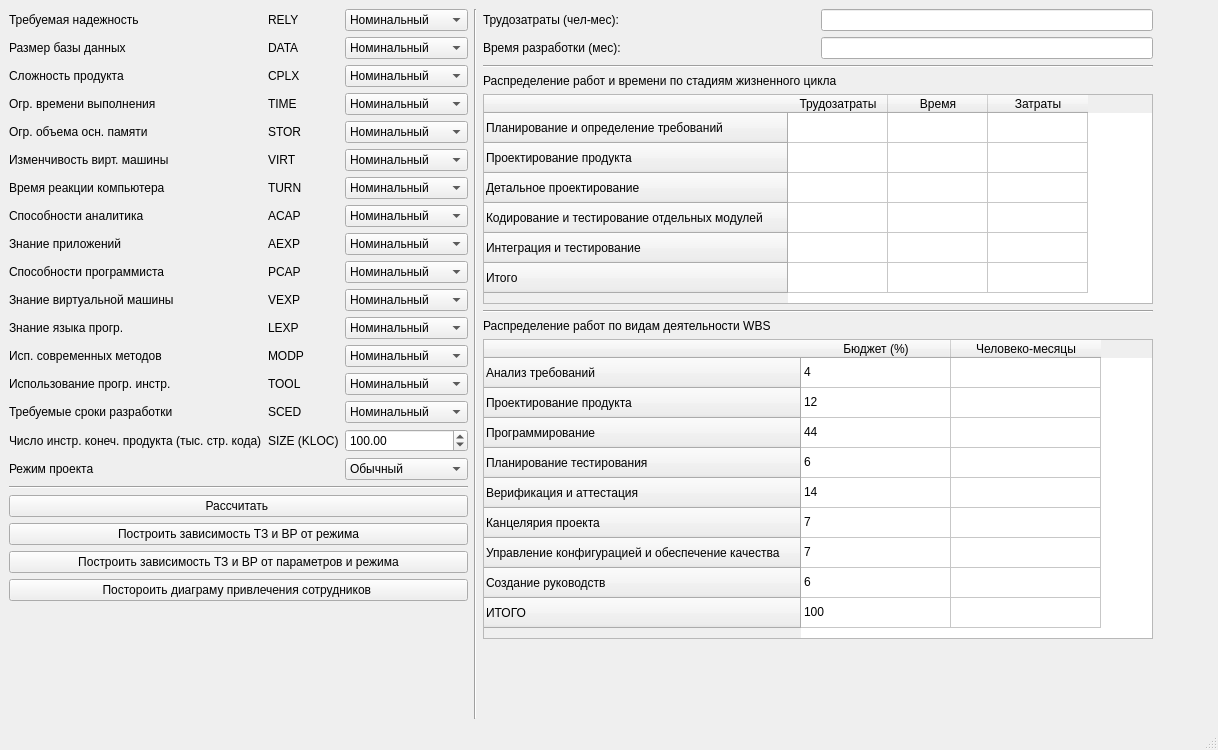
<?xml version="1.0" encoding="UTF-8"?>
<ui version="4.0">
 <class>MainWindow</class>
 <widget class="QMainWindow" name="MainWindow">
  <property name="geometry">
   <rect>
    <x>0</x>
    <y>0</y>
    <width>1218</width>
    <height>750</height>
   </rect>
  </property>
  <property name="windowTitle">
   <string>ЭПИ ЛР №6 Вар. 4</string>
  </property>
  <widget class="QWidget" name="centralwidget">
   <layout class="QHBoxLayout" name="horizontalLayout">
    <item>
     <layout class="QVBoxLayout" name="verticalLayout">
      <item>
       <layout class="QGridLayout" name="gridLayout">
        <item row="14" column="2">
         <widget class="QComboBox" name="scedComboBox">
          <property name="sizePolicy">
           <sizepolicy hsizetype="Minimum" vsizetype="Minimum">
            <horstretch>0</horstretch>
            <verstretch>0</verstretch>
           </sizepolicy>
          </property>
          <property name="currentIndex">
           <number>2</number>
          </property>
          <item>
           <property name="text">
            <string>Очень низкий</string>
           </property>
          </item>
          <item>
           <property name="text">
            <string>Низкий</string>
           </property>
          </item>
          <item>
           <property name="text">
            <string>Номинальный</string>
           </property>
          </item>
          <item>
           <property name="text">
            <string>Высокий</string>
           </property>
          </item>
          <item>
           <property name="text">
            <string>Очень высокий</string>
           </property>
          </item>
         </widget>
        </item>
        <item row="12" column="2">
         <widget class="QComboBox" name="modpComboBox">
          <property name="sizePolicy">
           <sizepolicy hsizetype="Minimum" vsizetype="Minimum">
            <horstretch>0</horstretch>
            <verstretch>0</verstretch>
           </sizepolicy>
          </property>
          <property name="currentIndex">
           <number>2</number>
          </property>
          <item>
           <property name="text">
            <string>Очень низкий</string>
           </property>
          </item>
          <item>
           <property name="text">
            <string>Низкий</string>
           </property>
          </item>
          <item>
           <property name="text">
            <string>Номинальный</string>
           </property>
          </item>
          <item>
           <property name="text">
            <string>Высокий</string>
           </property>
          </item>
          <item>
           <property name="text">
            <string>Очень высокий</string>
           </property>
          </item>
         </widget>
        </item>
        <item row="5" column="1">
         <widget class="QLabel" name="label_6">
          <property name="sizePolicy">
           <sizepolicy hsizetype="Minimum" vsizetype="Minimum">
            <horstretch>0</horstretch>
            <verstretch>0</verstretch>
           </sizepolicy>
          </property>
          <property name="text">
           <string>VIRT</string>
          </property>
         </widget>
        </item>
        <item row="0" column="0">
         <widget class="QLabel" name="label_20">
          <property name="sizePolicy">
           <sizepolicy hsizetype="Minimum" vsizetype="Minimum">
            <horstretch>0</horstretch>
            <verstretch>0</verstretch>
           </sizepolicy>
          </property>
          <property name="text">
           <string>Требуемая надежность</string>
          </property>
         </widget>
        </item>
        <item row="8" column="0">
         <widget class="QLabel" name="label_29">
          <property name="sizePolicy">
           <sizepolicy hsizetype="Minimum" vsizetype="Minimum">
            <horstretch>0</horstretch>
            <verstretch>0</verstretch>
           </sizepolicy>
          </property>
          <property name="text">
           <string>Знание приложений</string>
          </property>
         </widget>
        </item>
        <item row="11" column="2">
         <widget class="QComboBox" name="lexpComboBox">
          <property name="sizePolicy">
           <sizepolicy hsizetype="Minimum" vsizetype="Minimum">
            <horstretch>0</horstretch>
            <verstretch>0</verstretch>
           </sizepolicy>
          </property>
          <property name="currentIndex">
           <number>2</number>
          </property>
          <item>
           <property name="text">
            <string>Очень низкий</string>
           </property>
          </item>
          <item>
           <property name="text">
            <string>Низкий</string>
           </property>
          </item>
          <item>
           <property name="text">
            <string>Номинальный</string>
           </property>
          </item>
          <item>
           <property name="text">
            <string>Высокий</string>
           </property>
          </item>
         </widget>
        </item>
        <item row="1" column="1">
         <widget class="QLabel" name="label_2">
          <property name="sizePolicy">
           <sizepolicy hsizetype="Minimum" vsizetype="Minimum">
            <horstretch>0</horstretch>
            <verstretch>0</verstretch>
           </sizepolicy>
          </property>
          <property name="text">
           <string>DATA</string>
          </property>
         </widget>
        </item>
        <item row="7" column="2">
         <widget class="QComboBox" name="acapComboBox">
          <property name="sizePolicy">
           <sizepolicy hsizetype="Minimum" vsizetype="Minimum">
            <horstretch>0</horstretch>
            <verstretch>0</verstretch>
           </sizepolicy>
          </property>
          <property name="currentIndex">
           <number>2</number>
          </property>
          <item>
           <property name="text">
            <string>Очень низкий</string>
           </property>
          </item>
          <item>
           <property name="text">
            <string>Низкий</string>
           </property>
          </item>
          <item>
           <property name="text">
            <string>Номинальный</string>
           </property>
          </item>
          <item>
           <property name="text">
            <string>Высокий</string>
           </property>
          </item>
          <item>
           <property name="text">
            <string>Очень высокий</string>
           </property>
          </item>
         </widget>
        </item>
        <item row="3" column="2">
         <widget class="QComboBox" name="timeComboBox">
          <property name="sizePolicy">
           <sizepolicy hsizetype="Minimum" vsizetype="Minimum">
            <horstretch>0</horstretch>
            <verstretch>0</verstretch>
           </sizepolicy>
          </property>
          <property name="currentIndex">
           <number>0</number>
          </property>
          <item>
           <property name="text">
            <string>Номинальный</string>
           </property>
          </item>
          <item>
           <property name="text">
            <string>Высокий</string>
           </property>
          </item>
          <item>
           <property name="text">
            <string>Очень высокий</string>
           </property>
          </item>
         </widget>
        </item>
        <item row="13" column="0">
         <widget class="QLabel" name="label_35">
          <property name="sizePolicy">
           <sizepolicy hsizetype="Minimum" vsizetype="Minimum">
            <horstretch>0</horstretch>
            <verstretch>0</verstretch>
           </sizepolicy>
          </property>
          <property name="text">
           <string>Использование прогр. инстр.</string>
          </property>
         </widget>
        </item>
        <item row="11" column="1">
         <widget class="QLabel" name="label_12">
          <property name="sizePolicy">
           <sizepolicy hsizetype="Minimum" vsizetype="Minimum">
            <horstretch>0</horstretch>
            <verstretch>0</verstretch>
           </sizepolicy>
          </property>
          <property name="text">
           <string>LEXP</string>
          </property>
         </widget>
        </item>
        <item row="10" column="2">
         <widget class="QComboBox" name="vexpComboBox">
          <property name="sizePolicy">
           <sizepolicy hsizetype="Minimum" vsizetype="Minimum">
            <horstretch>0</horstretch>
            <verstretch>0</verstretch>
           </sizepolicy>
          </property>
          <property name="currentIndex">
           <number>2</number>
          </property>
          <item>
           <property name="text">
            <string>Очень низкий</string>
           </property>
          </item>
          <item>
           <property name="text">
            <string>Низкий</string>
           </property>
          </item>
          <item>
           <property name="text">
            <string>Номинальный</string>
           </property>
          </item>
          <item>
           <property name="text">
            <string>Высокий</string>
           </property>
          </item>
         </widget>
        </item>
        <item row="6" column="0">
         <widget class="QLabel" name="label_24">
          <property name="sizePolicy">
           <sizepolicy hsizetype="Minimum" vsizetype="Minimum">
            <horstretch>0</horstretch>
            <verstretch>0</verstretch>
           </sizepolicy>
          </property>
          <property name="text">
           <string>Время реакции компьютера </string>
          </property>
         </widget>
        </item>
        <item row="9" column="2">
         <widget class="QComboBox" name="pcapComboBox">
          <property name="sizePolicy">
           <sizepolicy hsizetype="Minimum" vsizetype="Minimum">
            <horstretch>0</horstretch>
            <verstretch>0</verstretch>
           </sizepolicy>
          </property>
          <property name="currentIndex">
           <number>2</number>
          </property>
          <item>
           <property name="text">
            <string>Очень низкий</string>
           </property>
          </item>
          <item>
           <property name="text">
            <string>Низкий</string>
           </property>
          </item>
          <item>
           <property name="text">
            <string>Номинальный</string>
           </property>
          </item>
          <item>
           <property name="text">
            <string>Высокий</string>
           </property>
          </item>
          <item>
           <property name="text">
            <string>Очень высокий</string>
           </property>
          </item>
         </widget>
        </item>
        <item row="14" column="1">
         <widget class="QLabel" name="label_15">
          <property name="sizePolicy">
           <sizepolicy hsizetype="Minimum" vsizetype="Minimum">
            <horstretch>0</horstretch>
            <verstretch>0</verstretch>
           </sizepolicy>
          </property>
          <property name="text">
           <string>SCED</string>
          </property>
         </widget>
        </item>
        <item row="8" column="1">
         <widget class="QLabel" name="label_9">
          <property name="sizePolicy">
           <sizepolicy hsizetype="Minimum" vsizetype="Minimum">
            <horstretch>0</horstretch>
            <verstretch>0</verstretch>
           </sizepolicy>
          </property>
          <property name="text">
           <string>AEXP</string>
          </property>
         </widget>
        </item>
        <item row="9" column="1">
         <widget class="QLabel" name="label_10">
          <property name="sizePolicy">
           <sizepolicy hsizetype="Minimum" vsizetype="Minimum">
            <horstretch>0</horstretch>
            <verstretch>0</verstretch>
           </sizepolicy>
          </property>
          <property name="text">
           <string>PCAP</string>
          </property>
         </widget>
        </item>
        <item row="13" column="1">
         <widget class="QLabel" name="label_14">
          <property name="sizePolicy">
           <sizepolicy hsizetype="Minimum" vsizetype="Minimum">
            <horstretch>0</horstretch>
            <verstretch>0</verstretch>
           </sizepolicy>
          </property>
          <property name="text">
           <string>TOOL</string>
          </property>
         </widget>
        </item>
        <item row="8" column="2">
         <widget class="QComboBox" name="aexpComboBox">
          <property name="sizePolicy">
           <sizepolicy hsizetype="Minimum" vsizetype="Minimum">
            <horstretch>0</horstretch>
            <verstretch>0</verstretch>
           </sizepolicy>
          </property>
          <property name="currentIndex">
           <number>2</number>
          </property>
          <item>
           <property name="text">
            <string>Очень низкий</string>
           </property>
          </item>
          <item>
           <property name="text">
            <string>Низкий</string>
           </property>
          </item>
          <item>
           <property name="text">
            <string>Номинальный</string>
           </property>
          </item>
          <item>
           <property name="text">
            <string>Высокий</string>
           </property>
          </item>
          <item>
           <property name="text">
            <string>Очень высокий</string>
           </property>
          </item>
         </widget>
        </item>
        <item row="10" column="1">
         <widget class="QLabel" name="label_11">
          <property name="sizePolicy">
           <sizepolicy hsizetype="Minimum" vsizetype="Minimum">
            <horstretch>0</horstretch>
            <verstretch>0</verstretch>
           </sizepolicy>
          </property>
          <property name="text">
           <string>VEXP</string>
          </property>
         </widget>
        </item>
        <item row="1" column="0">
         <widget class="QLabel" name="label_21">
          <property name="sizePolicy">
           <sizepolicy hsizetype="Minimum" vsizetype="Minimum">
            <horstretch>0</horstretch>
            <verstretch>0</verstretch>
           </sizepolicy>
          </property>
          <property name="text">
           <string>Размер базы данных</string>
          </property>
         </widget>
        </item>
        <item row="5" column="2">
         <widget class="QComboBox" name="virtComboBox">
          <property name="sizePolicy">
           <sizepolicy hsizetype="Minimum" vsizetype="Minimum">
            <horstretch>0</horstretch>
            <verstretch>0</verstretch>
           </sizepolicy>
          </property>
          <property name="currentIndex">
           <number>1</number>
          </property>
          <item>
           <property name="text">
            <string>Низкий</string>
           </property>
          </item>
          <item>
           <property name="text">
            <string>Номинальный</string>
           </property>
          </item>
          <item>
           <property name="text">
            <string>Высокий</string>
           </property>
          </item>
          <item>
           <property name="text">
            <string>Очень высокий</string>
           </property>
          </item>
         </widget>
        </item>
        <item row="7" column="0">
         <widget class="QLabel" name="label_26">
          <property name="sizePolicy">
           <sizepolicy hsizetype="Minimum" vsizetype="Minimum">
            <horstretch>0</horstretch>
            <verstretch>0</verstretch>
           </sizepolicy>
          </property>
          <property name="text">
           <string>Способности аналитика</string>
          </property>
         </widget>
        </item>
        <item row="0" column="1">
         <widget class="QLabel" name="label">
          <property name="sizePolicy">
           <sizepolicy hsizetype="Minimum" vsizetype="Minimum">
            <horstretch>0</horstretch>
            <verstretch>0</verstretch>
           </sizepolicy>
          </property>
          <property name="text">
           <string>RELY</string>
          </property>
         </widget>
        </item>
        <item row="15" column="2">
         <widget class="QDoubleSpinBox" name="sizeSpinBox">
          <property name="sizePolicy">
           <sizepolicy hsizetype="Minimum" vsizetype="Minimum">
            <horstretch>0</horstretch>
            <verstretch>0</verstretch>
           </sizepolicy>
          </property>
          <property name="minimum">
           <double>0.000000000000000</double>
          </property>
          <property name="maximum">
           <double>1000000.000000000000000</double>
          </property>
          <property name="value">
           <double>100.000000000000000</double>
          </property>
         </widget>
        </item>
        <item row="4" column="1">
         <widget class="QLabel" name="label_5">
          <property name="sizePolicy">
           <sizepolicy hsizetype="Minimum" vsizetype="Minimum">
            <horstretch>0</horstretch>
            <verstretch>0</verstretch>
           </sizepolicy>
          </property>
          <property name="text">
           <string>STOR</string>
          </property>
         </widget>
        </item>
        <item row="9" column="0">
         <widget class="QLabel" name="label_31">
          <property name="sizePolicy">
           <sizepolicy hsizetype="Minimum" vsizetype="Minimum">
            <horstretch>0</horstretch>
            <verstretch>0</verstretch>
           </sizepolicy>
          </property>
          <property name="text">
           <string>Способности программиста</string>
          </property>
         </widget>
        </item>
        <item row="0" column="2">
         <widget class="QComboBox" name="relyComboBox">
          <property name="sizePolicy">
           <sizepolicy hsizetype="Minimum" vsizetype="Minimum">
            <horstretch>0</horstretch>
            <verstretch>0</verstretch>
           </sizepolicy>
          </property>
          <property name="currentIndex">
           <number>2</number>
          </property>
          <item>
           <property name="text">
            <string>Очень низкий</string>
           </property>
          </item>
          <item>
           <property name="text">
            <string>Низкий</string>
           </property>
          </item>
          <item>
           <property name="text">
            <string>Номинальный</string>
           </property>
          </item>
          <item>
           <property name="text">
            <string>Высокий</string>
           </property>
          </item>
          <item>
           <property name="text">
            <string>Очень высокий</string>
           </property>
          </item>
         </widget>
        </item>
        <item row="7" column="1">
         <widget class="QLabel" name="label_8">
          <property name="sizePolicy">
           <sizepolicy hsizetype="Minimum" vsizetype="Minimum">
            <horstretch>0</horstretch>
            <verstretch>0</verstretch>
           </sizepolicy>
          </property>
          <property name="text">
           <string>ACAP</string>
          </property>
         </widget>
        </item>
        <item row="15" column="1">
         <widget class="QLabel" name="label_16">
          <property name="sizePolicy">
           <sizepolicy hsizetype="Minimum" vsizetype="Minimum">
            <horstretch>0</horstretch>
            <verstretch>0</verstretch>
           </sizepolicy>
          </property>
          <property name="text">
           <string>SIZE (KLOC)</string>
          </property>
         </widget>
        </item>
        <item row="12" column="1">
         <widget class="QLabel" name="label_13">
          <property name="sizePolicy">
           <sizepolicy hsizetype="Minimum" vsizetype="Minimum">
            <horstretch>0</horstretch>
            <verstretch>0</verstretch>
           </sizepolicy>
          </property>
          <property name="text">
           <string>MODP</string>
          </property>
         </widget>
        </item>
        <item row="2" column="2">
         <widget class="QComboBox" name="cplxComboBox">
          <property name="sizePolicy">
           <sizepolicy hsizetype="Minimum" vsizetype="Minimum">
            <horstretch>0</horstretch>
            <verstretch>0</verstretch>
           </sizepolicy>
          </property>
          <property name="currentIndex">
           <number>2</number>
          </property>
          <item>
           <property name="text">
            <string>Очень низкий</string>
           </property>
          </item>
          <item>
           <property name="text">
            <string>Низкий</string>
           </property>
          </item>
          <item>
           <property name="text">
            <string>Номинальный</string>
           </property>
          </item>
          <item>
           <property name="text">
            <string>Высокий</string>
           </property>
          </item>
          <item>
           <property name="text">
            <string>Очень высокий</string>
           </property>
          </item>
         </widget>
        </item>
        <item row="3" column="0">
         <widget class="QLabel" name="label_23">
          <property name="sizePolicy">
           <sizepolicy hsizetype="Minimum" vsizetype="Minimum">
            <horstretch>0</horstretch>
            <verstretch>0</verstretch>
           </sizepolicy>
          </property>
          <property name="text">
           <string>Огр. времени выполнения</string>
          </property>
         </widget>
        </item>
        <item row="16" column="0">
         <widget class="QLabel" name="label_17">
          <property name="sizePolicy">
           <sizepolicy hsizetype="Minimum" vsizetype="Minimum">
            <horstretch>0</horstretch>
            <verstretch>0</verstretch>
           </sizepolicy>
          </property>
          <property name="text">
           <string>Режим проекта</string>
          </property>
         </widget>
        </item>
        <item row="6" column="2">
         <widget class="QComboBox" name="turnComboBox">
          <property name="sizePolicy">
           <sizepolicy hsizetype="Minimum" vsizetype="Minimum">
            <horstretch>0</horstretch>
            <verstretch>0</verstretch>
           </sizepolicy>
          </property>
          <property name="currentIndex">
           <number>1</number>
          </property>
          <item>
           <property name="text">
            <string>Низкий</string>
           </property>
          </item>
          <item>
           <property name="text">
            <string>Номинальный</string>
           </property>
          </item>
          <item>
           <property name="text">
            <string>Высокий</string>
           </property>
          </item>
          <item>
           <property name="text">
            <string>Очень высокий</string>
           </property>
          </item>
         </widget>
        </item>
        <item row="1" column="2">
         <widget class="QComboBox" name="dataComboBox">
          <property name="sizePolicy">
           <sizepolicy hsizetype="Minimum" vsizetype="Minimum">
            <horstretch>0</horstretch>
            <verstretch>0</verstretch>
           </sizepolicy>
          </property>
          <property name="currentIndex">
           <number>1</number>
          </property>
          <item>
           <property name="text">
            <string>Низкий</string>
           </property>
          </item>
          <item>
           <property name="text">
            <string>Номинальный</string>
           </property>
          </item>
          <item>
           <property name="text">
            <string>Высокий</string>
           </property>
          </item>
          <item>
           <property name="text">
            <string>Очень высокий</string>
           </property>
          </item>
         </widget>
        </item>
        <item row="4" column="0">
         <widget class="QLabel" name="label_25">
          <property name="sizePolicy">
           <sizepolicy hsizetype="Minimum" vsizetype="Minimum">
            <horstretch>0</horstretch>
            <verstretch>0</verstretch>
           </sizepolicy>
          </property>
          <property name="text">
           <string>Огр. объема осн. памяти</string>
          </property>
         </widget>
        </item>
        <item row="6" column="1">
         <widget class="QLabel" name="label_7">
          <property name="sizePolicy">
           <sizepolicy hsizetype="Minimum" vsizetype="Minimum">
            <horstretch>0</horstretch>
            <verstretch>0</verstretch>
           </sizepolicy>
          </property>
          <property name="text">
           <string>TURN</string>
          </property>
         </widget>
        </item>
        <item row="12" column="0">
         <widget class="QLabel" name="label_33">
          <property name="sizePolicy">
           <sizepolicy hsizetype="Minimum" vsizetype="Minimum">
            <horstretch>0</horstretch>
            <verstretch>0</verstretch>
           </sizepolicy>
          </property>
          <property name="text">
           <string>Исп. современных методов</string>
          </property>
         </widget>
        </item>
        <item row="11" column="0">
         <widget class="QLabel" name="label_30">
          <property name="sizePolicy">
           <sizepolicy hsizetype="Minimum" vsizetype="Minimum">
            <horstretch>0</horstretch>
            <verstretch>0</verstretch>
           </sizepolicy>
          </property>
          <property name="text">
           <string>Знание языка прогр. </string>
          </property>
         </widget>
        </item>
        <item row="5" column="0">
         <widget class="QLabel" name="label_27">
          <property name="sizePolicy">
           <sizepolicy hsizetype="Minimum" vsizetype="Minimum">
            <horstretch>0</horstretch>
            <verstretch>0</verstretch>
           </sizepolicy>
          </property>
          <property name="text">
           <string>Изменчивость вирт. машины </string>
          </property>
         </widget>
        </item>
        <item row="2" column="0">
         <widget class="QLabel" name="label_22">
          <property name="sizePolicy">
           <sizepolicy hsizetype="Minimum" vsizetype="Minimum">
            <horstretch>0</horstretch>
            <verstretch>0</verstretch>
           </sizepolicy>
          </property>
          <property name="text">
           <string>Сложность продукта</string>
          </property>
         </widget>
        </item>
        <item row="3" column="1">
         <widget class="QLabel" name="label_4">
          <property name="sizePolicy">
           <sizepolicy hsizetype="Minimum" vsizetype="Minimum">
            <horstretch>0</horstretch>
            <verstretch>0</verstretch>
           </sizepolicy>
          </property>
          <property name="text">
           <string>TIME</string>
          </property>
         </widget>
        </item>
        <item row="16" column="2">
         <widget class="QComboBox" name="projectModeComboBox">
          <property name="sizePolicy">
           <sizepolicy hsizetype="Minimum" vsizetype="Minimum">
            <horstretch>0</horstretch>
            <verstretch>0</verstretch>
           </sizepolicy>
          </property>
          <item>
           <property name="text">
            <string>Обычный</string>
           </property>
          </item>
          <item>
           <property name="text">
            <string>Промежуточный</string>
           </property>
          </item>
          <item>
           <property name="text">
            <string>Встроенный</string>
           </property>
          </item>
         </widget>
        </item>
        <item row="10" column="0">
         <widget class="QLabel" name="label_28">
          <property name="sizePolicy">
           <sizepolicy hsizetype="Minimum" vsizetype="Minimum">
            <horstretch>0</horstretch>
            <verstretch>0</verstretch>
           </sizepolicy>
          </property>
          <property name="text">
           <string>Знание виртуальной машины</string>
          </property>
         </widget>
        </item>
        <item row="14" column="0">
         <widget class="QLabel" name="label_32">
          <property name="sizePolicy">
           <sizepolicy hsizetype="Minimum" vsizetype="Minimum">
            <horstretch>0</horstretch>
            <verstretch>0</verstretch>
           </sizepolicy>
          </property>
          <property name="text">
           <string>Требуемые сроки разработки </string>
          </property>
         </widget>
        </item>
        <item row="15" column="0">
         <widget class="QLabel" name="label_34">
          <property name="sizePolicy">
           <sizepolicy hsizetype="Minimum" vsizetype="Minimum">
            <horstretch>0</horstretch>
            <verstretch>0</verstretch>
           </sizepolicy>
          </property>
          <property name="text">
           <string>Число инстр. конеч. продукта (тыс. стр. кода)</string>
          </property>
         </widget>
        </item>
        <item row="2" column="1">
         <widget class="QLabel" name="label_3">
          <property name="sizePolicy">
           <sizepolicy hsizetype="Minimum" vsizetype="Minimum">
            <horstretch>0</horstretch>
            <verstretch>0</verstretch>
           </sizepolicy>
          </property>
          <property name="text">
           <string>CPLX</string>
          </property>
         </widget>
        </item>
        <item row="4" column="2">
         <widget class="QComboBox" name="storComboBox">
          <property name="sizePolicy">
           <sizepolicy hsizetype="Minimum" vsizetype="Minimum">
            <horstretch>0</horstretch>
            <verstretch>0</verstretch>
           </sizepolicy>
          </property>
          <property name="currentIndex">
           <number>0</number>
          </property>
          <item>
           <property name="text">
            <string>Номинальный</string>
           </property>
          </item>
          <item>
           <property name="text">
            <string>Высокий</string>
           </property>
          </item>
          <item>
           <property name="text">
            <string>Очень высокий</string>
           </property>
          </item>
         </widget>
        </item>
        <item row="13" column="2">
         <widget class="QComboBox" name="toolComboBox">
          <property name="sizePolicy">
           <sizepolicy hsizetype="Minimum" vsizetype="Minimum">
            <horstretch>0</horstretch>
            <verstretch>0</verstretch>
           </sizepolicy>
          </property>
          <property name="currentIndex">
           <number>2</number>
          </property>
          <item>
           <property name="text">
            <string>Очень низкий</string>
           </property>
          </item>
          <item>
           <property name="text">
            <string>Низкий</string>
           </property>
          </item>
          <item>
           <property name="text">
            <string>Номинальный</string>
           </property>
          </item>
          <item>
           <property name="text">
            <string>Высокий</string>
           </property>
          </item>
          <item>
           <property name="text">
            <string>Очень высокий</string>
           </property>
          </item>
         </widget>
        </item>
       </layout>
      </item>
      <item>
       <widget class="Line" name="line_2">
        <property name="orientation">
         <enum>Qt::Horizontal</enum>
        </property>
       </widget>
      </item>
      <item>
       <widget class="QPushButton" name="calcPB">
        <property name="sizePolicy">
         <sizepolicy hsizetype="Minimum" vsizetype="Minimum">
          <horstretch>0</horstretch>
          <verstretch>0</verstretch>
         </sizepolicy>
        </property>
        <property name="text">
         <string>Рассчитать </string>
        </property>
       </widget>
      </item>
      <item>
       <widget class="QPushButton" name="modePlotPB">
        <property name="text">
         <string>Построить зависимость ТЗ и ВР от режима</string>
        </property>
       </widget>
      </item>
      <item>
       <widget class="QPushButton" name="eafPlotPB">
        <property name="text">
         <string>Построить зависимость ТЗ и ВР от параметров и режима</string>
        </property>
       </widget>
      </item>
      <item>
       <widget class="QPushButton" name="workerPB">
        <property name="text">
         <string>Постороить диаграму привлечения сотрудников </string>
        </property>
       </widget>
      </item>
      <item>
       <spacer name="verticalSpacer">
        <property name="orientation">
         <enum>Qt::Vertical</enum>
        </property>
        <property name="sizeHint" stdset="0">
         <size>
          <width>20</width>
          <height>40</height>
         </size>
        </property>
       </spacer>
      </item>
     </layout>
    </item>
    <item>
     <widget class="Line" name="line">
      <property name="orientation">
       <enum>Qt::Vertical</enum>
      </property>
     </widget>
    </item>
    <item>
     <layout class="QVBoxLayout" name="verticalLayout_2">
      <item>
       <layout class="QGridLayout" name="gridLayout_2">
        <item row="1" column="0">
         <widget class="QLabel" name="tmLabel">
          <property name="sizePolicy">
           <sizepolicy hsizetype="Minimum" vsizetype="Minimum">
            <horstretch>0</horstretch>
            <verstretch>0</verstretch>
           </sizepolicy>
          </property>
          <property name="text">
           <string>Время разработки (мес):</string>
          </property>
         </widget>
        </item>
        <item row="0" column="0">
         <widget class="QLabel" name="pmLabel">
          <property name="sizePolicy">
           <sizepolicy hsizetype="Minimum" vsizetype="Minimum">
            <horstretch>0</horstretch>
            <verstretch>0</verstretch>
           </sizepolicy>
          </property>
          <property name="text">
           <string>Трудозатраты (чел-мес):</string>
          </property>
         </widget>
        </item>
        <item row="0" column="1">
         <widget class="QLineEdit" name="lineEditPM">
          <property name="sizePolicy">
           <sizepolicy hsizetype="Minimum" vsizetype="Minimum">
            <horstretch>0</horstretch>
            <verstretch>0</verstretch>
           </sizepolicy>
          </property>
         </widget>
        </item>
        <item row="1" column="1">
         <widget class="QLineEdit" name="lineEditTM">
          <property name="sizePolicy">
           <sizepolicy hsizetype="Minimum" vsizetype="Minimum">
            <horstretch>0</horstretch>
            <verstretch>0</verstretch>
           </sizepolicy>
          </property>
         </widget>
        </item>
       </layout>
      </item>
      <item>
       <widget class="Line" name="line_3">
        <property name="orientation">
         <enum>Qt::Horizontal</enum>
        </property>
       </widget>
      </item>
      <item>
       <widget class="QLabel" name="label_19">
        <property name="sizePolicy">
         <sizepolicy hsizetype="Minimum" vsizetype="Minimum">
          <horstretch>0</horstretch>
          <verstretch>0</verstretch>
         </sizepolicy>
        </property>
        <property name="text">
         <string>Распределение работ и времени по стадиям жизненного цикла</string>
        </property>
       </widget>
      </item>
      <item>
       <widget class="QTableWidget" name="tableLifeStages">
        <property name="sizePolicy">
         <sizepolicy hsizetype="Minimum" vsizetype="Minimum">
          <horstretch>0</horstretch>
          <verstretch>0</verstretch>
         </sizepolicy>
        </property>
        <property name="minimumSize">
         <size>
          <width>550</width>
          <height>210</height>
         </size>
        </property>
        <attribute name="verticalHeaderVisible">
         <bool>true</bool>
        </attribute>
        <attribute name="verticalHeaderCascadingSectionResizes">
         <bool>false</bool>
        </attribute>
        <attribute name="verticalHeaderHighlightSections">
         <bool>true</bool>
        </attribute>
        <attribute name="verticalHeaderShowSortIndicator" stdset="0">
         <bool>false</bool>
        </attribute>
        <attribute name="verticalHeaderStretchLastSection">
         <bool>false</bool>
        </attribute>
        <row>
         <property name="text">
          <string>Планирование и определение требований</string>
         </property>
        </row>
        <row>
         <property name="text">
          <string>Проектирование продукта</string>
         </property>
        </row>
        <row>
         <property name="text">
          <string>Детальное проектирование</string>
         </property>
        </row>
        <row>
         <property name="text">
          <string>Кодирование и тестирование отдельных модулей</string>
         </property>
        </row>
        <row>
         <property name="text">
          <string>Интеграция и тестирование</string>
         </property>
        </row>
        <row>
         <property name="text">
          <string>Итого</string>
         </property>
        </row>
        <column>
         <property name="text">
          <string>Трудозатраты</string>
         </property>
        </column>
        <column>
         <property name="text">
          <string>Время</string>
         </property>
        </column>
        <column>
         <property name="text">
          <string>Затраты</string>
         </property>
        </column>
       </widget>
      </item>
      <item>
       <widget class="Line" name="line_4">
        <property name="orientation">
         <enum>Qt::Horizontal</enum>
        </property>
       </widget>
      </item>
      <item>
       <widget class="QLabel" name="label_18">
        <property name="sizePolicy">
         <sizepolicy hsizetype="Minimum" vsizetype="Minimum">
          <horstretch>0</horstretch>
          <verstretch>0</verstretch>
         </sizepolicy>
        </property>
        <property name="text">
         <string>Распределение работ по видам деятельности WBS</string>
        </property>
       </widget>
      </item>
      <item>
       <widget class="QTableWidget" name="tableWBS">
        <property name="sizePolicy">
         <sizepolicy hsizetype="Minimum" vsizetype="Minimum">
          <horstretch>0</horstretch>
          <verstretch>0</verstretch>
         </sizepolicy>
        </property>
        <property name="minimumSize">
         <size>
          <width>670</width>
          <height>300</height>
         </size>
        </property>
        <attribute name="horizontalHeaderDefaultSectionSize">
         <number>150</number>
        </attribute>
        <row>
         <property name="text">
          <string>Анализ требований</string>
         </property>
        </row>
        <row>
         <property name="text">
          <string>Проектирование продукта</string>
         </property>
        </row>
        <row>
         <property name="text">
          <string>Программирование</string>
         </property>
        </row>
        <row>
         <property name="text">
          <string>Планирование тестирования</string>
         </property>
        </row>
        <row>
         <property name="text">
          <string>Верификация и аттестация</string>
         </property>
        </row>
        <row>
         <property name="text">
          <string>Канцелярия проекта</string>
         </property>
        </row>
        <row>
         <property name="text">
          <string>Управление конфигурацией и обеспечение качества</string>
         </property>
        </row>
        <row>
         <property name="text">
          <string>Создание руководств</string>
         </property>
        </row>
        <row>
         <property name="text">
          <string>ИТОГО</string>
         </property>
        </row>
        <column>
         <property name="text">
          <string>Бюджет (%)</string>
         </property>
        </column>
        <column>
         <property name="text">
          <string>Человеко-месяцы</string>
         </property>
        </column>
        <item row="0" column="0">
         <property name="text">
          <string>4</string>
         </property>
        </item>
        <item row="1" column="0">
         <property name="text">
          <string>12</string>
         </property>
        </item>
        <item row="2" column="0">
         <property name="text">
          <string>44</string>
         </property>
        </item>
        <item row="3" column="0">
         <property name="text">
          <string>6</string>
         </property>
        </item>
        <item row="4" column="0">
         <property name="text">
          <string>14</string>
         </property>
        </item>
        <item row="5" column="0">
         <property name="text">
          <string>7</string>
         </property>
        </item>
        <item row="6" column="0">
         <property name="text">
          <string>7</string>
         </property>
        </item>
        <item row="7" column="0">
         <property name="text">
          <string>6</string>
         </property>
        </item>
        <item row="8" column="0">
         <property name="text">
          <string>100</string>
         </property>
        </item>
       </widget>
      </item>
      <item>
       <spacer name="verticalSpacer_2">
        <property name="orientation">
         <enum>Qt::Vertical</enum>
        </property>
        <property name="sizeHint" stdset="0">
         <size>
          <width>20</width>
          <height>40</height>
         </size>
        </property>
       </spacer>
      </item>
     </layout>
    </item>
    <item>
     <spacer name="horizontalSpacer">
      <property name="orientation">
       <enum>Qt::Horizontal</enum>
      </property>
      <property name="sizeHint" stdset="0">
       <size>
        <width>40</width>
        <height>20</height>
       </size>
      </property>
     </spacer>
    </item>
   </layout>
  </widget>
  <widget class="QMenuBar" name="menubar">
   <property name="geometry">
    <rect>
     <x>0</x>
     <y>0</y>
     <width>1218</width>
     <height>23</height>
    </rect>
   </property>
  </widget>
  <widget class="QStatusBar" name="statusbar"/>
 </widget>
 <resources/>
 <connections/>
</ui>
